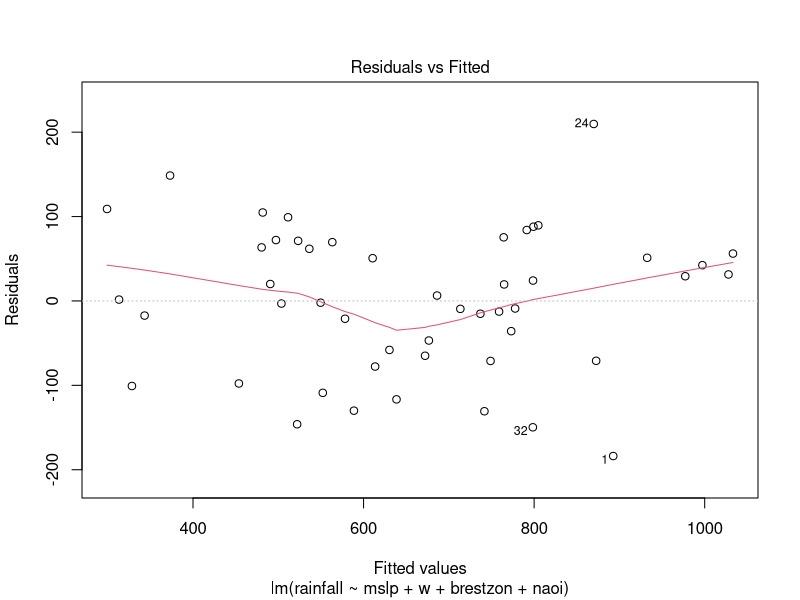
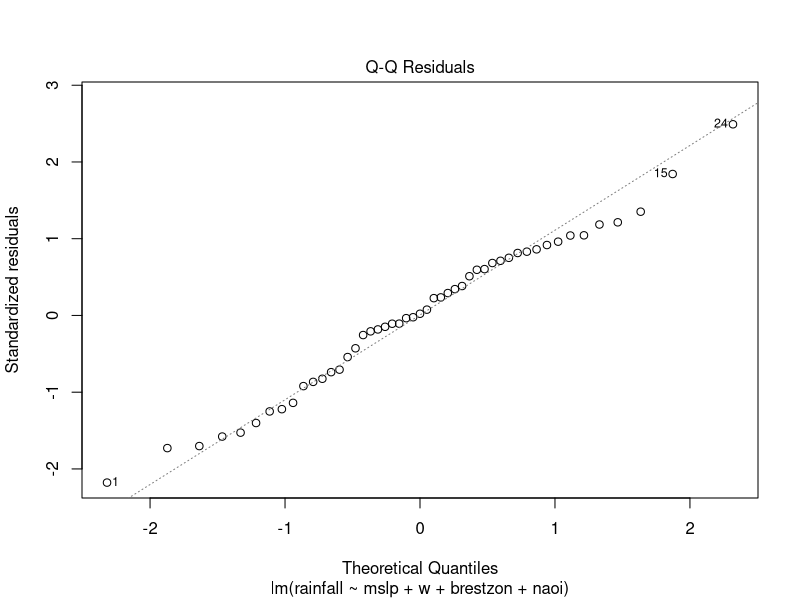
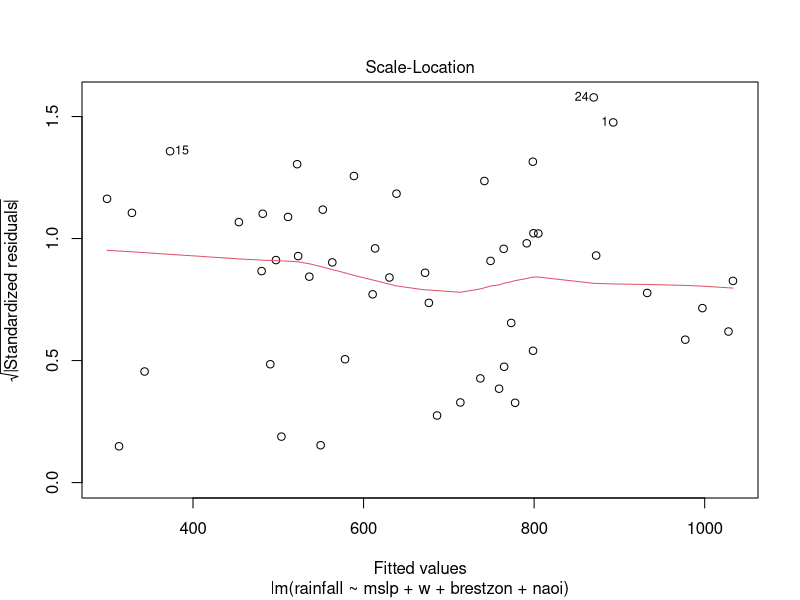
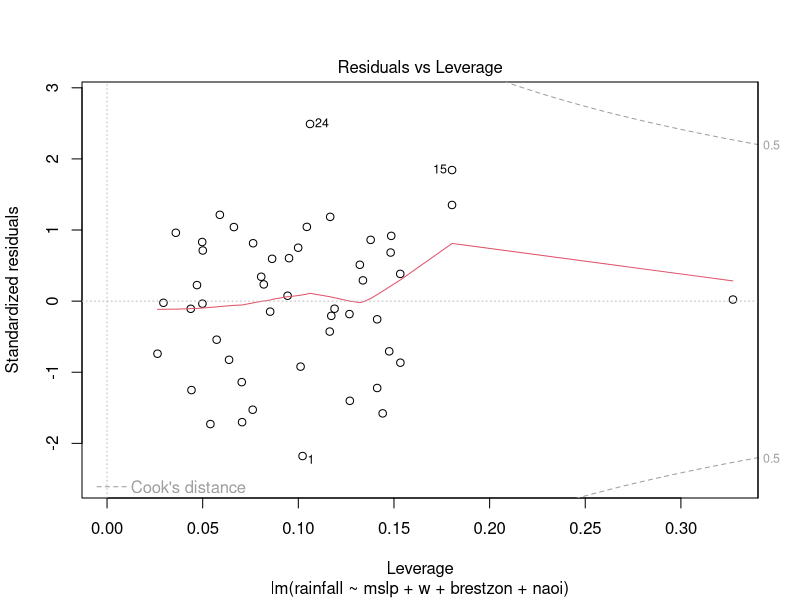
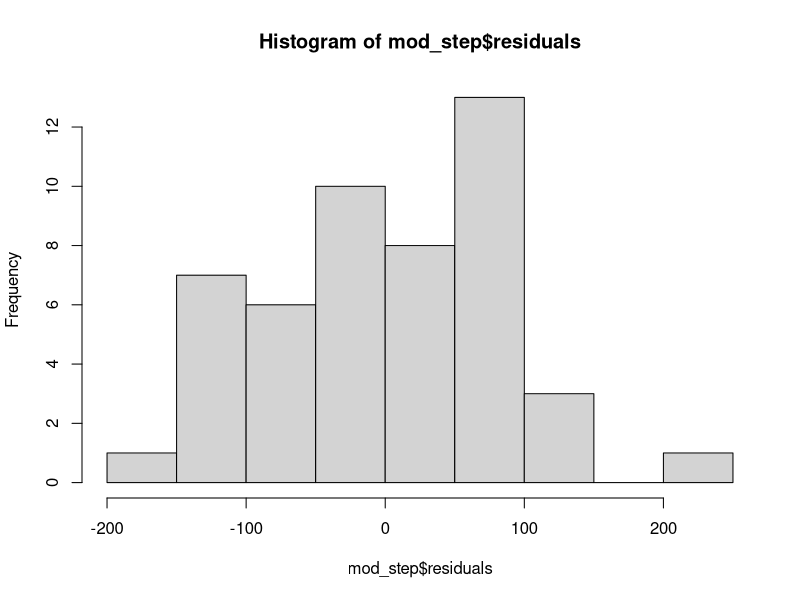

The R source for these figures, in order:
library(tidyverse)

data <- read.csv("data.csv", header=T, sep=",")

mod <- lm(rainfall~., data = data)
mod_step <- step(mod, direction = "both")

summary(mod_step)
plot(mod_step)

hist(mod_step$residuals)
